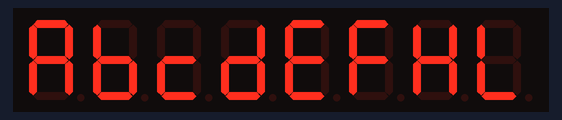
The sketch below on a simulated Arduino Uno, built with avr-gcc and run on an emulated ATmega328P. Parts: 8-digit seven-segment display.

Above: at 0.1 s.
At 2.1 s:
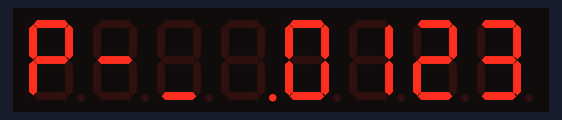
At 4.1 s:
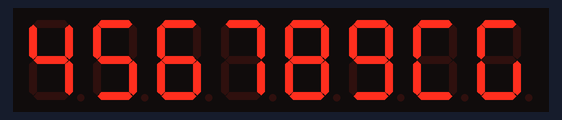
At 6.1 s:
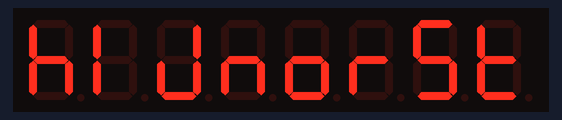
At 8.1 s:
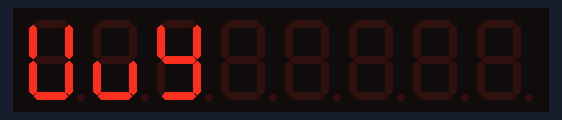

The sketch:

exemplo1.ino
```cpp
#include "LedControl.h"

const int PIN_DIN = 5;
const int PIN_CS = 6;
const int PIN_CLK = 7;

LedControl lc = LedControl(PIN_DIN, PIN_CLK, PIN_CS, 1);

void setup() {
  lc.shutdown(0, false); // desativar a economia de energia, ativa o display
  lc.setIntensity(0, 8); // define o nível de brilho (0 até 15)
  lc.clearDisplay(0);    // limpa a tela
}

void loop() {
  lc.setChar(0, 7, 'a', false);  // A
  lc.setChar(0, 6, 'b', false);  // b
  lc.setChar(0, 5, 'c', false);  // c
  lc.setChar(0, 4, 'd', false);  // d
  lc.setChar(0, 3, 'e', false);  // E
  lc.setChar(0, 2, 'f', false);  // F
  lc.setChar(0, 1, 'h', false);  // H
  lc.setChar(0, 0, 'l', false);  // L
  delay(2000);
  lc.clearDisplay(0);
  lc.setChar(0, 7, 'p', false);  // P
  lc.setChar(0, 6, '-', false);  // -
  lc.setChar(0, 5, '_', false);  // _
  lc.setChar(0, 4, '.', false);  // .
  lc.setChar(0, 3, '0', false);  // 0
  lc.setChar(0, 2, '1', false);  // 1
  lc.setChar(0, 1, '2', false);  // 2
  lc.setChar(0, 0, '3', false);  // 3
  delay(2000);
  lc.clearDisplay(0);
  lc.setChar(0, 7, '4', false);  // 4
  lc.setChar(0, 6, '5', false);  // 5
  lc.setChar(0, 5, '6', false);  // 6
  lc.setChar(0, 4, '7', false);  // 7
  lc.setChar(0, 3, '8', false);  // 8
  lc.setChar(0, 2, '9', false);  // 9
  lc.setRow(0, 1, 0x4E);         // C
  lc.setRow(0, 0, 0x5E);         // G
  delay(2000);
  lc.clearDisplay(0);
  lc.setRow(0, 7, 0x17);         // h
  lc.setRow(0, 6, 0x06);         // I
  lc.setRow(0, 5, 0x3C);         // J
  lc.setRow(0, 4, 0x15);         // n
  lc.setRow(0, 3, 0x1D);         // o
  lc.setRow(0, 2, 0x05);         // r
  lc.setRow(0, 1, 0x5B);         // S
  lc.setRow(0, 0, 0x0F);         // t
  delay(2000);
  lc.clearDisplay(0);
  lc.setRow(0, 7, 0x3E);         // U
  lc.setRow(0, 6, 0x1C);         // u
  lc.setRow(0, 5, 0x3B);         // y
  delay(2000);
  lc.clearDisplay(0);
}
```

Measured:
- by itself, everything shown: repeats every 10.0 s, in 6 steps
- what the display in image 1 shows lasts 2.0 s, from 2.0 s to 4.0 s
